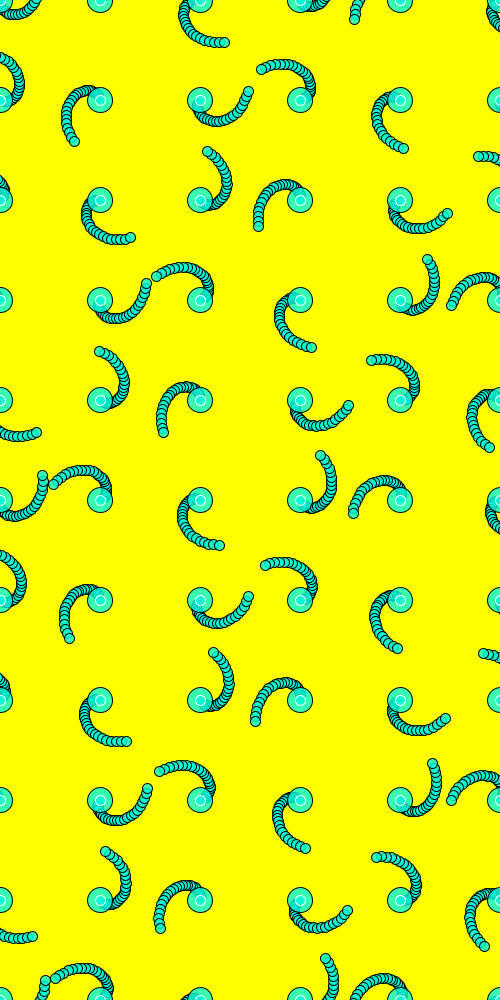
Frame 1 (no input)
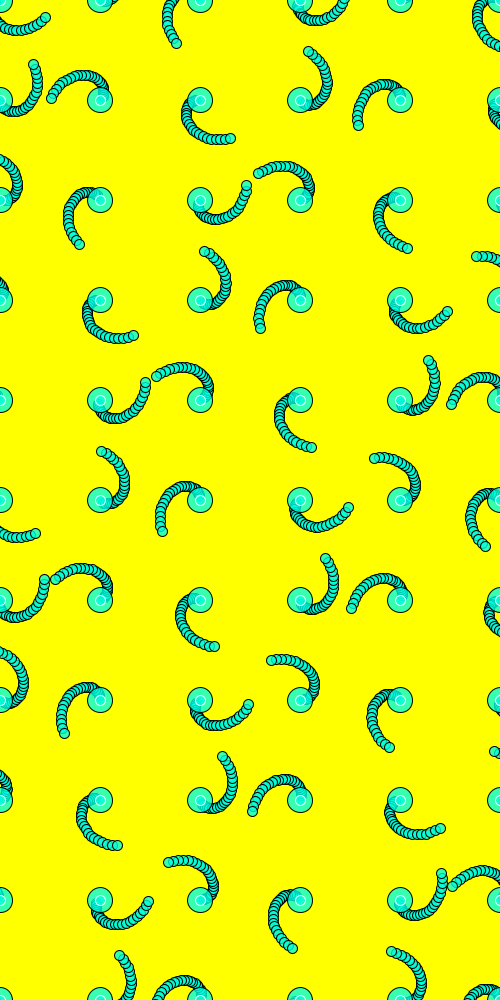
Frame 60 (the mouse pressed at the canvas centre just before this capture)
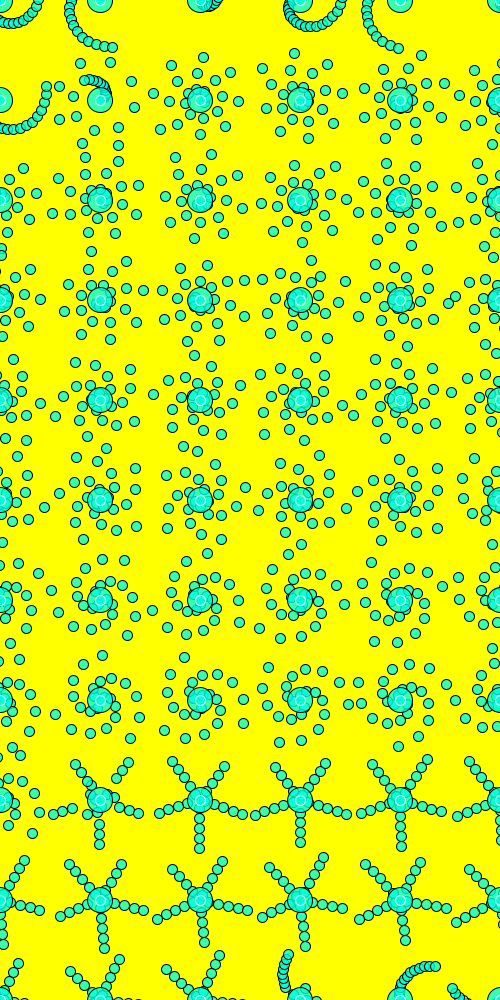
Frame 120 (the mouse held since frame 60 and released just before this capture)

The Processing sketch that drew these frames (run headless with seeded random() and noise(); from frame 60 on, the mouse is pressed at the canvas centre):

// Processing sketch: processing_155438
// ── processing_155438.pde


float theta3 = 0;
float speed = 0.1;
void setup(){
  size(500, 1000);
  smooth();
  frameRate(10);
  background(0);
}

void draw(){
  background(255, 255, 0);
  for(int i = 0; i <= height ; i += 100){
    
    for(int j = 0 ; j <= width ; j += 100){
    fill(0, 255, 220, 200);
  senpu3(j, i, 10);
  
    }
  }
 
  
}



 void senpu3(int x3, int y3, int el3){
    stroke(0);
    for(int k = 5;k <= 50; k += 2){
    
    float c = cos(theta3);
    float s = sin(theta3);
  
   if(mousePressed == true){
     speed+=0.1;
   
  }
  
  
    ellipse(x3+k*sin(theta3),y3+k*cos(theta3), el3, el3);
    theta3 += speed;
    }
    ellipse(x3, y3, 25, 25);
    stroke(255);
    ellipse(x3, y3, 10, 10);
  }
  
